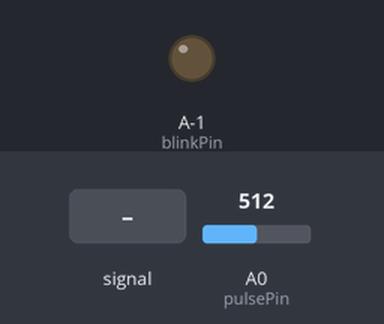
The sketch below on a simulated ATtiny85, built for the host (arithmetic inside an expression is 32-bit, double 64-bit). Parts: output pins drawn as LEDs (lit = HIGH). The inputs (shaded band) are chosen by the test bench; at power-on: A0 (pulsePin) = 512. What the sketch prints to the serial monitor is not drawn.

Above: at 1.2 s.
1.3 s: A0 (pulsePin) fed a 2 Hz sine of ±306 counts around its level
At 1.62 s:
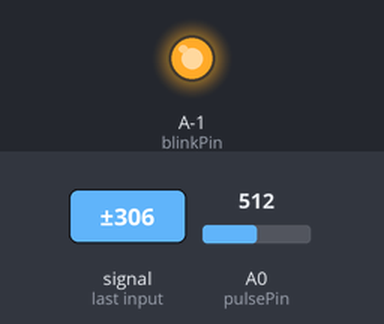
4.3 s: A0 (pulsePin) set to 540
7.3 s: A0 (pulsePin) set to 529
At 9.97 s:
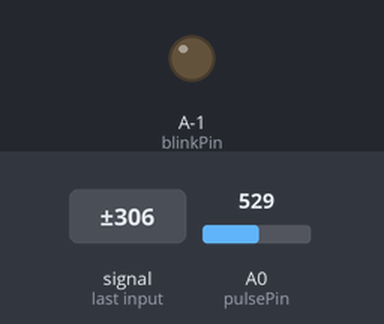
10.3 s: A0 (pulsePin) set to 511
At 11.4 s:
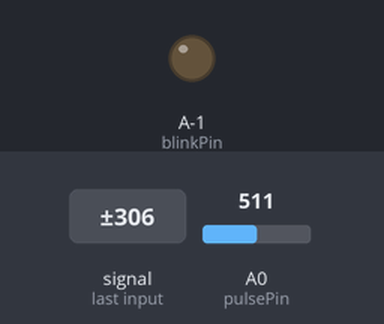
Timing chart, 0 to 12.8 s (numbered marks = the images above; inputs shaded):
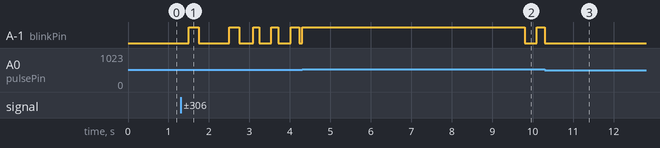

The sketch:

pulseSensorToIsadora.ino
```cpp
/*  This is a modified version of the Pulse Sensor Amped 1.5 sketch created by
    Joel Murphy and Yury Gitman   http://www.pulsesensor.com
    This code determines the beats per minute of a person, and sends this
    information to be ready to be parsed by Isadora
 ----------------------       ----------------------  ----------------------
*/

#define PROCESSING_VISUALIZER 1
#define SERIAL_PLOTTER  2

//  Variables
int pulsePin = A0;                 // Pulse Sensor purple wire connected to analog pin 0
int blinkPin = 13;                // pin to blink led at each beat
int fadePin = 5;                  // pin to do fancy classy fading blink at each beat
int fadeRate = 0;                 // used to fade LED on with PWM on fadePin
int pulseThreshold = 85;          // used to determine when to switch videos

// Volatile Variables, used in the interrupt service routine!
volatile int BPM;                   // int that holds raw Analog in 0. updated every 2mS
volatile int Signal;                // holds the incoming raw data
volatile int IBI = 600;             // int that holds the time interval between beats! Must be seeded!
volatile boolean Pulse = false;     // "True" when User's live heartbeat is detected. "False" when not a "live beat".
volatile boolean QS = false;        // becomes true when Arduoino finds a beat.

// SET THE SERIAL OUTPUT TYPE TO YOUR NEEDS
// PROCESSING_VISUALIZER works with Pulse Sensor Processing Visualizer
//      https://github.com/WorldFamousElectronics/PulseSensor_Amped_Processing_Visualizer
// SERIAL_PLOTTER outputs sensor data for viewing with the Arduino Serial Plotter
//      run the Serial Plotter at 115200 baud: Tools/Serial Plotter or Command+L
static int outputType = SERIAL_PLOTTER;


void setup(){
  pinMode(blinkPin,OUTPUT);         // pin that will blink to your heartbeat!
  Serial.begin(9600);             // we agree to talk fast! 115200
  interruptSetup();                 // sets up to read Pulse Sensor signal every 2mS
   // IF YOU ARE POWERING The Pulse Sensor AT VOLTAGE LESS THAN THE BOARD VOLTAGE,
   // UN-COMMENT THE NEXT LINE AND APPLY THAT VOLTAGE TO THE A-REF PIN
//   analogReference(EXTERNAL);
}


//  Where the Magic Happens
void loop(){

    serialOutput() ;

  // send the BPM to isadora
  // fast heartbeat
  if (BPM > pulseThreshold) {
    sendToIsadora(1, 0);  // show video 1 (the hamster)
    int mappedAmount = map(BPM, 125, pulseThreshold, 0, 20); // the faster the heartrate, the clearer the video (lesser the size of the gaussian blur effect)
    int constrainedAmount = constrain(mappedAmount, 0, 20);
    sendToIsadora(2, constrainedAmount);
  } else {                  // slow heart beat
    sendToIsadora(1, 100);  // show video 2 (the sea turtles)
    int mappedAmount = map(BPM, pulseThreshold, 65, 20, 0); // the slower the heartrate, the clearer the video (lesser the size of the gaussian blur effect)
    int constrainedAmount = constrain(mappedAmount, 0, 20);
    sendToIsadora(2, constrainedAmount);
  }

  delay(20);
}

// send information through serial communication to Isadora
void sendToIsadora(int route, int value) {
  Serial.print(route);
  Serial.print("|");
  Serial.print(value);
  Serial.print(" ");
}
```

AllSerialHandling.ino
```cpp
//////////
/////////  All Serial Handling Code,
/////////  It's Changeable with the 'outputType' variable
/////////  It's declared at start of code.
/////////

void serialOutput(){   // Decide How To Output Serial.
  switch(outputType){
    case PROCESSING_VISUALIZER:
      sendDataToSerial('S', Signal);     // goes to sendDataToSerial function
      break;
    case SERIAL_PLOTTER:  // open the Arduino Serial Plotter to visualize these data
//      Serial.println(BPM);
//      Serial.print(",");
//      Serial.print(IBI);
//      Serial.print(",");
//      Serial.println(Signal);
      break;
    default:
      break;
  }

}

//  Decides How To OutPut BPM and IBI Data
void serialOutputWhenBeatHappens(){
  switch(outputType){
    case PROCESSING_VISUALIZER:    // find it here https://github.com/WorldFamousElectronics/PulseSensor_Amped_Processing_Visualizer
      sendDataToSerial('B',BPM);   // send heart rate with a 'B' prefix
      sendDataToSerial('Q',IBI);   // send time between beats with a 'Q' prefix
      break;

    default:
      break;
  }
}

//  Sends Data to Pulse Sensor Processing App, Native Mac App, or Third-party Serial Readers.
void sendDataToSerial(char symbol, int data ){
    Serial.print(symbol);
    Serial.println(data);
  }
```

Interrupt.ino
```cpp
volatile int rate[10];                    // array to hold last ten IBI values
volatile unsigned long sampleCounter = 0;          // used to determine pulse timing
volatile unsigned long lastBeatTime = 0;           // used to find IBI
volatile int P =512;                      // used to find peak in pulse wave, seeded
volatile int T = 512;                     // used to find trough in pulse wave, seeded
volatile int thresh = 530;                // used to find instant moment of heart beat, seeded
volatile int amp = 0;                   // used to hold amplitude of pulse waveform, seeded
volatile boolean firstBeat = true;        // used to seed rate array so we startup with reasonable BPM
volatile boolean secondBeat = false;      // used to seed rate array so we startup with reasonable BPM


void interruptSetup(){  // CHECK OUT THE Timer_Interrupt_Notes TAB FOR MORE ON INTERRUPTS
  // Initializes Timer2 to throw an interrupt every 2mS.
  TCCR2A = 0x02;     // DISABLE PWM ON DIGITAL PINS 3 AND 11, AND GO INTO CTC MODE
  TCCR2B = 0x06;     // DON'T FORCE COMPARE, 256 PRESCALER
  OCR2A = 0X7C;      // SET THE TOP OF THE COUNT TO 124 FOR 500Hz SAMPLE RATE
  TIMSK2 = 0x02;     // ENABLE INTERRUPT ON MATCH BETWEEN TIMER2 AND OCR2A
  sei();             // MAKE SURE GLOBAL INTERRUPTS ARE ENABLED
}


// THIS IS THE TIMER 2 INTERRUPT SERVICE ROUTINE.
// Timer 2 makes sure that we take a reading every 2 miliseconds
ISR(TIMER2_COMPA_vect){                         // triggered when Timer2 counts to 124
  cli();                                      // disable interrupts while we do this
  Signal = analogRead(pulsePin);              // read the Pulse Sensor
  sampleCounter += 2;                         // keep track of the time in mS with this variable
  int N = sampleCounter - lastBeatTime;       // monitor the time since the last beat to avoid noise

    //  find the peak and trough of the pulse wave
  if(Signal < thresh && N > (IBI/5)*3){       // avoid dichrotic noise by waiting 3/5 of last IBI
    if (Signal < T){                        // T is the trough
      T = Signal;                         // keep track of lowest point in pulse wave
    }
  }

  if(Signal > thresh && Signal > P){          // thresh condition helps avoid noise
    P = Signal;                             // P is the peak
  }                                        // keep track of highest point in pulse wave

  //  NOW IT'S TIME TO LOOK FOR THE HEART BEAT
  // signal surges up in value every time there is a pulse
  if (N > 250){                                   // avoid high frequency noise
    if ( (Signal > thresh) && (Pulse == false) && (N > (IBI/5)*3) ){
      Pulse = true;                               // set the Pulse flag when we think there is a pulse
      digitalWrite(blinkPin,HIGH);                // turn on pin 13 LED
      IBI = sampleCounter - lastBeatTime;         // measure time between beats in mS
      lastBeatTime = sampleCounter;               // keep track of time for next pulse

      if(secondBeat){                        // if this is the second beat, if secondBeat == TRUE
        secondBeat = false;                  // clear secondBeat flag
        for(int i=0; i<=9; i++){             // seed the running total to get a realisitic BPM at startup
          rate[i] = IBI;
        }
      }

      if(firstBeat){                         // if it's the first time we found a beat, if firstBeat == TRUE
        firstBeat = false;                   // clear firstBeat flag
        secondBeat = true;                   // set the second beat flag
        sei();                               // enable interrupts again
        return;                              // IBI value is unreliable so discard it
      }


      // keep a running total of the last 10 IBI values
      word runningTotal = 0;                  // clear the runningTotal variable

      for(int i=0; i<=8; i++){                // shift data in the rate array
        rate[i] = rate[i+1];                  // and drop the oldest IBI value
        runningTotal += rate[i];              // add up the 9 oldest IBI values
      }

      rate[9] = IBI;                          // add the latest IBI to the rate array
      runningTotal += rate[9];                // add the latest IBI to runningTotal
      runningTotal /= 10;                     // average the last 10 IBI values
      BPM = 60000/runningTotal;               // how many beats can fit into a minute? that's BPM!
      QS = true;                              // set Quantified Self flag
      // QS FLAG IS NOT CLEARED INSIDE THIS ISR
    }
  }

  if (Signal < thresh && Pulse == true){   // when the values are going down, the beat is over
    digitalWrite(blinkPin,LOW);            // turn off pin 13 LED
    Pulse = false;                         // reset the Pulse flag so we can do it again
    amp = P - T;                           // get amplitude of the pulse wave
    thresh = amp/2 + T;                    // set thresh at 50% of the amplitude
    P = thresh;                            // reset these for next time
    T = thresh;
  }

  if (N > 2500){                           // if 2.5 seconds go by without a beat
    thresh = 530;                          // set thresh default
    P = 512;                               // set P default
    T = 512;                               // set T default
    lastBeatTime = sampleCounter;          // bring the lastBeatTime up to date
    firstBeat = true;                      // set these to avoid noise
    secondBeat = false;                    // when we get the heartbeat back
  }

  sei();                                   // enable interrupts when youre done!
}// end isr
```

Source omitted: Timer_Interrupt_Notes.ino (10015 bytes)

Measured:
- after the input at 1.3 s, A-1 (blinkPin): LOW → HIGH after 0.21 s, → LOW 0.24 s later, → HIGH 0.76 s later, → LOW 0.25 s later, … (10 changes in this stretch)
- after the input at 7.3 s, A-1 (blinkPin): HIGH → LOW after 2.5 s, → HIGH 0.30 s later
- after the input at 10.3 s, A-1 (blinkPin): HIGH → LOW after 0.00 s instead of 2.3 s
